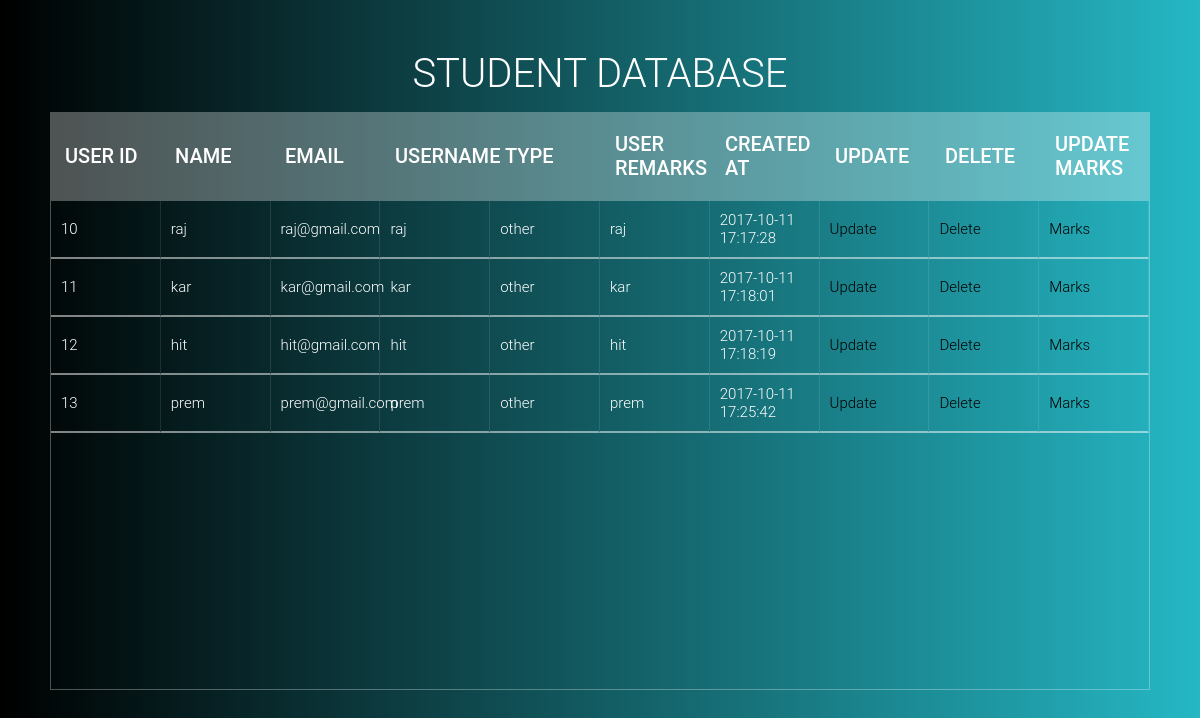
Screenshot of /admin.php (signed in) with the database file from the repository.
### tables this page shows
CREATE TABLE `user` (
  `user_id` int(11) NOT NULL,
  `user_name` varchar(20) NOT NULL,
  `user_username` varchar(30) NOT NULL,
  `user_email` varchar(30) NOT NULL,
  `user_password` varchar(20) NOT NULL,
  `user_type` varchar(15) NOT NULL DEFAULT 'Student',
  `user_usefor` varchar(100) NOT NULL,
  `user_remark` varchar(250) NOT NULL,
  `created_at` timestamp NOT NULL DEFAULT CURRENT_TIMESTAMP ON UPDATE CURRENT_TIMESTAMP,
  `user_status` varchar(10) NOT NULL DEFAULT 'Pending',
  `user_grade` int(10) NOT NULL
);

### admin.php (the view, shortened to what this page needs)
<?php
require_once 'db_connect.php';
$results = $DBcon->query("SELECT user_id, user_email,user_name,user_username, user_type,user_usefor,user_remark,created_at,user_status FROM user WHERE user_status='Pending'" );
{ ?>
<!DOCTYPE html>
<html >
<head>
  <link rel="stylesheet" href="https://cdnjs.cloudflare.com/ajax/libs/meyer-reset/2.0/reset.min.css">
  <link rel="stylesheet" href="css/style.css">
</head>
<body>
  <section>
  <h1>Student Database</h1>
  <div class="tbl-header">
    <table cellpadding="0" cellspacing="0" border="0">
      <thead>
        <tr>
          <th>User ID</th>
          <th>Name</th>
          <th>Email</th>
          <th>Username</th>
          <th>Type</th>
          <th>User Remarks</th>
          <th>Created At</th>
          <th>Update</th>
          <th>Delete</th>
          <th>Update Marks</th>
        </tr>
      </thead>
    </table>
  </div>
  <div class="tbl-content">
    <table cellpadding="0" cellspacing="0" border="0">
      <tbody>
      <?php }
      while($row = $results->fetch_array()) {
        print '<tr>';
        $userid=$row["user_id"];
        print '<td>'.$row["user_id"].'</td>';
        print '<td>'.$row["user_name"].'</td>';
        print '<td>'.$row["user_email"].'</td>';
        print '<td>'.$row["user_username"].'</td>';
        print '<td>'.$row["user_type"].'</td>';
        print '<td>'.$row["user_remark"].'</td>';
        print '<td>'.$row["created_at"].'</td>';
        print '<td><a href="update.php?id='.$userid.'">Update</a>';
        print '<td><a href="delete.php?id='.$userid.'">Delete</a>';
        print '<td><a href="marks.php?id='.$userid.'">Marks</a>';
        print '</tr>';
      } ?>
      </tbody>
    </table>
  </div>
</section>
</body>
</html>

### css/style.css (style rules this page uses)
body { background: #fafaff; }
* { box-sizing: border-box; margin: 0; padding: 0; font-weight: 300; }
body { font-family: 'Source Sans Pro', sans-serif; color: white; font-weight: 300; }
h1 { font-size: 40px; color: #fff; text-transform: uppercase; font-weight: 300; text-align: center; margin-bottom: 15px; }
table { width:100%; table-layout: fixed; }
.tbl-header { background-color: rgba(255,255,255,0.3); }
.tbl-content { height:490px; overflow-x:auto; margin-top: 0px; border: 1px solid rgba(255,255,255,0.3); }
th { padding: 20px 15px; text-align: left; font-weight: 500; font-size: 20px; color: #fff; text-transform: uppercase; }
td { padding: 10px; text-align: left; vertical-align:middle; font-weight: 300; font-size: 15px; color: #fff; border-right: solid 1px rgba(255,255,255,0.1); border-bottom: solid 2px rgba(255,255,255,0.5); }
td a:active,a:link,a:visited { color: black; text-decoration: none; }
body { background: -webkit-linear-gradient(left, #25c481, #25b7c4); background: linear-gradient(to right, #000000, #25b7c4); font-family: 'Roboto', sans-serif; }
section { margin: 50px; }

### rows the page displays
user: user_id "10", user_name "raj", user_email "raj@gmail.com", user_username "raj", user_type "other", user_remark "raj", created_at "2017-10-11 17:17:28"
user: user_id "11", user_name "kar", user_email "kar@gmail.com", user_username "kar", user_type "other", user_remark "kar", created_at "2017-10-11 17:18:01"
user: user_id "12", user_name "hit", user_email "hit@gmail.com", user_username "hit", user_type "other", user_remark "hit", created_at "2017-10-11 17:18:19"
user: user_id "13", user_name "prem", user_email "prem@gmail.com", user_username "prem", user_type "other", user_remark "prem", created_at "2017-10-11 17:25:42"
